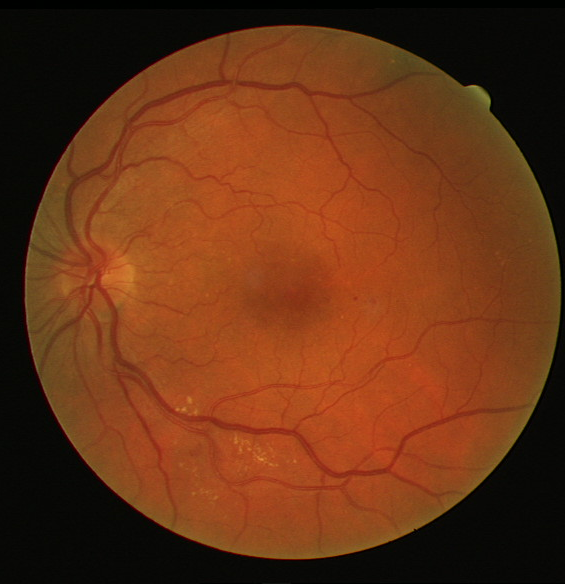
#> input picture 03.png, 565 x 584 px, found by its file name
$ python clahe.py
#> lines starting #> are read from the running program, lines starting #| are printed output that depends on the picture
import cv2
import os

#CLAHE on One image

path = "/content/drive/MyDrive/mémoire/fond d'oeil drive/fond/03.png"
img = cv2.imread(path)
#> img is the input picture: shape (584, 565, 3); mean B, G, R 21.5, 51, 103.5
#clahe
clahe = cv2.createCLAHE(clipLimit=3., tileGridSize=(1,1))
#print(img)
#lab = cv2.cvtColor(img, cv2.COLOR_BGR2RGB)
lab = cv2.cvtColor(img, cv2.COLOR_BGR2LAB)  # convert from BGR to LAB color space
#> lab: shape (584, 565, 3); mean of channels 0, 1, 2 70.7, 147.9, 154.9
#img2 = cv2.cvtColor(lab, cv2.COLOR_LAB2BGR)
l, a, b = cv2.split(lab)  # split on 3 different channels
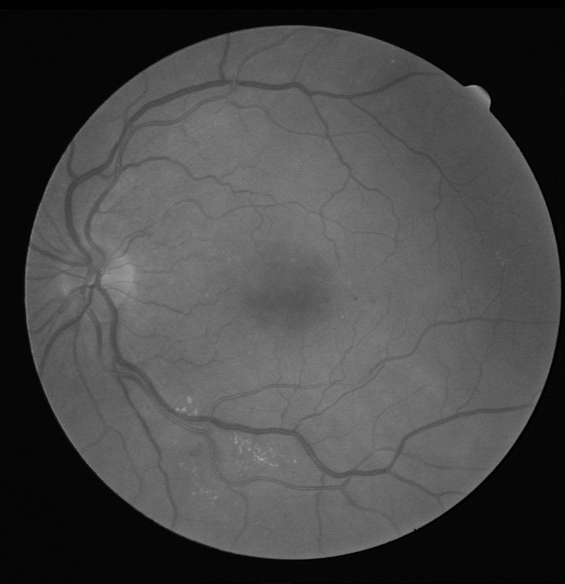
#> l: shape (584, 565); min 0, max 167, mean 70.7
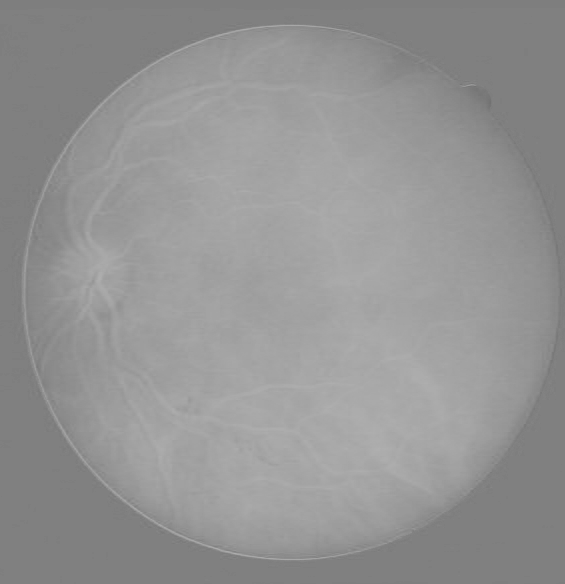
#> a: shape (584, 565); min 114, max 176, mean 147.9
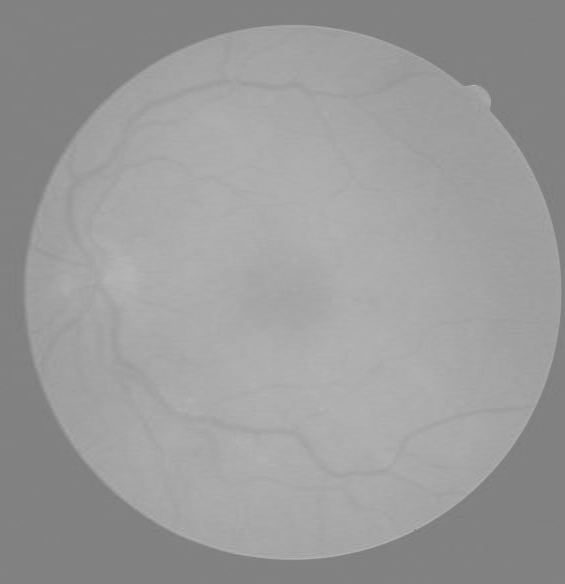
#> b: shape (584, 565); min 120, max 181, mean 154.9
l2 = clahe.apply(l)  # apply CLAHE to the L-channel
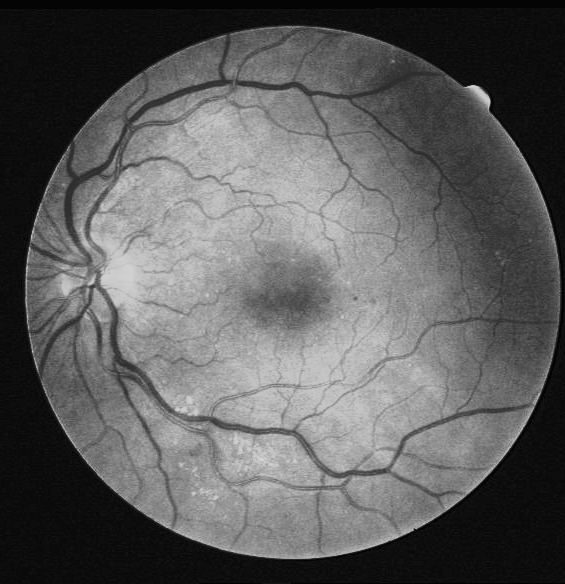
#> l2: shape (584, 565); min 1, max 217, mean 92.9
lab = cv2.merge((l2,a,b))  # merge channels
#> lab: shape (584, 565, 3); mean of channels 0, 1, 2 92.9, 147.9, 154.9
img2 = cv2.cvtColor(lab, cv2.COLOR_LAB2BGR)  # convert from LAB to BGR
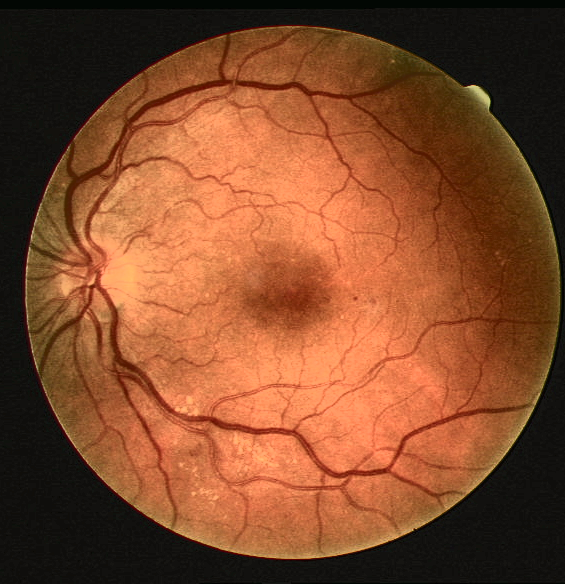
#> img2: shape (584, 565, 3); mean B, G, R 43, 74, 129.8
#fig, ax = plt.subplots()
#ax.imshow(img2, cmap=plt.cm.gray)
cv2.imwrite("/content/drive/MyDrive/01clahe.png",img2)
#CLAHE loop
path = "/content/drive/MyDrive/ODIR/pathologiques1920-893/patho/"
#> (the run stopped early here; a loop or call above may not have finished)

$ run again, with 01.png copied over 03.png
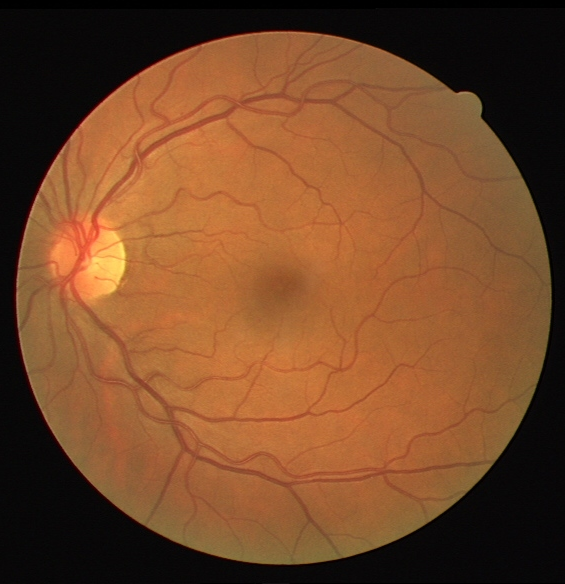
#> input picture 01.png, 565 x 584 px, found by its file name
#> img is the input picture: shape (584, 565, 3); mean B, G, R 40.9, 72.7, 117.9
#> `l2 = clahe.apply(l)`:
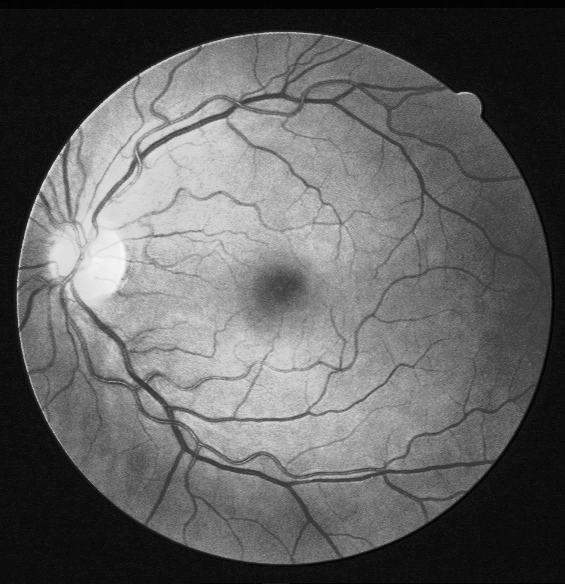
#> l2: shape (584, 565); min 3, max 246, mean 97.3
#> `img2 = cv2.cvtColor(lab, cv2.COLOR_LAB2BGR)`:
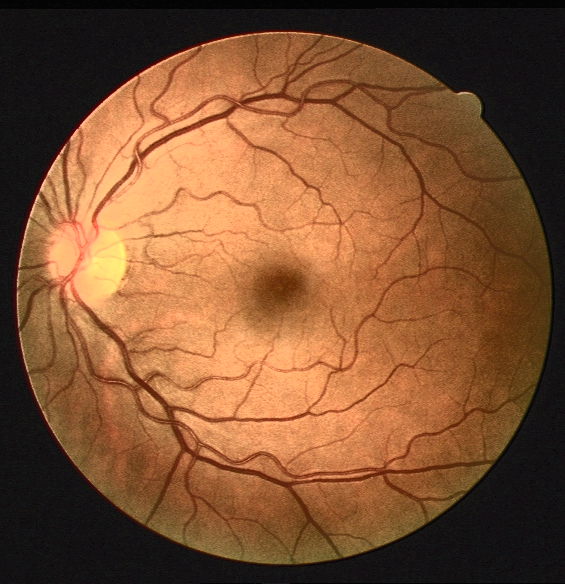
#> img2: shape (584, 565, 3); mean B, G, R 50.2, 82.3, 127.3

$ run again, with 02.png copied over 03.png
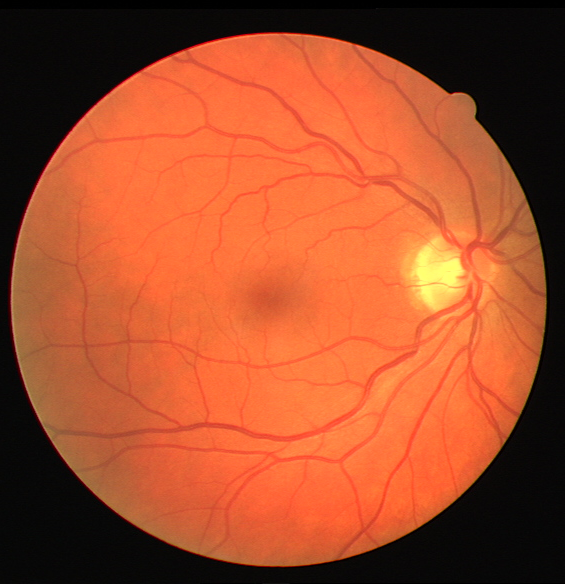
#> input picture 02.png, 565 x 584 px, found by its file name
#> img is the input picture: shape (584, 565, 3); mean B, G, R 43.3, 77.4, 163.5
#> `l2 = clahe.apply(l)`:
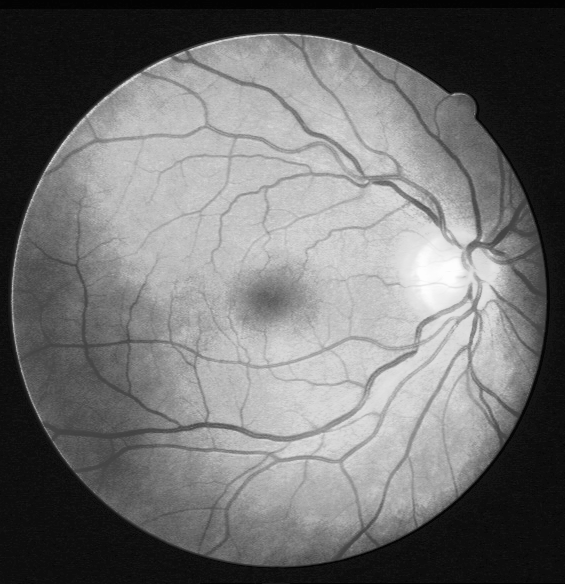
#> l2: shape (584, 565); min 3, max 253, mean 112.8
#> `img2 = cv2.cvtColor(lab, cv2.COLOR_LAB2BGR)`:
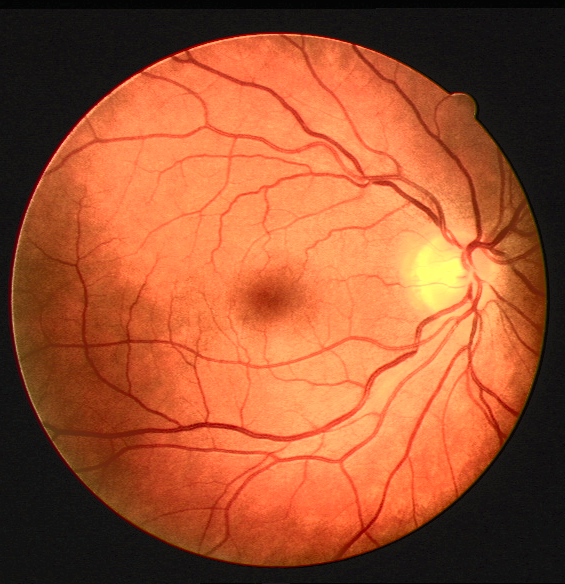
#> img2: shape (584, 565, 3); mean B, G, R 49, 83.3, 158.6

$ run again, with 04.png copied over 03.png
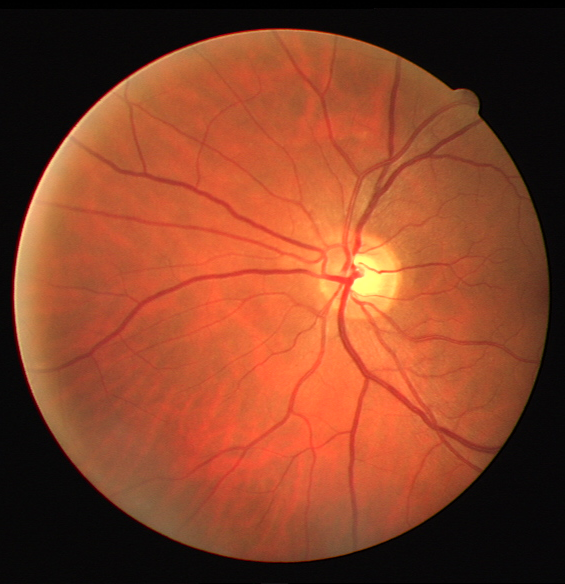
#> input picture 04.png, 565 x 584 px, found by its file name
#> img is the input picture: shape (584, 565, 3); mean B, G, R 39.8, 65.8, 134.2
#> `l2 = clahe.apply(l)`:
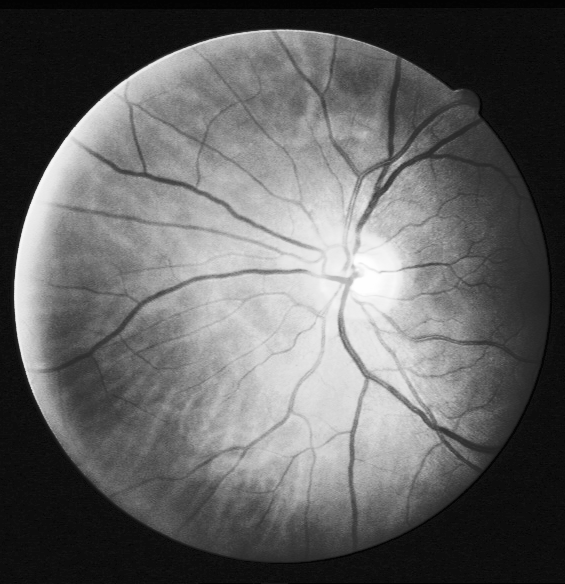
#> l2: shape (584, 565); min 3, max 254, mean 99.1
#> `img2 = cv2.cvtColor(lab, cv2.COLOR_LAB2BGR)`:
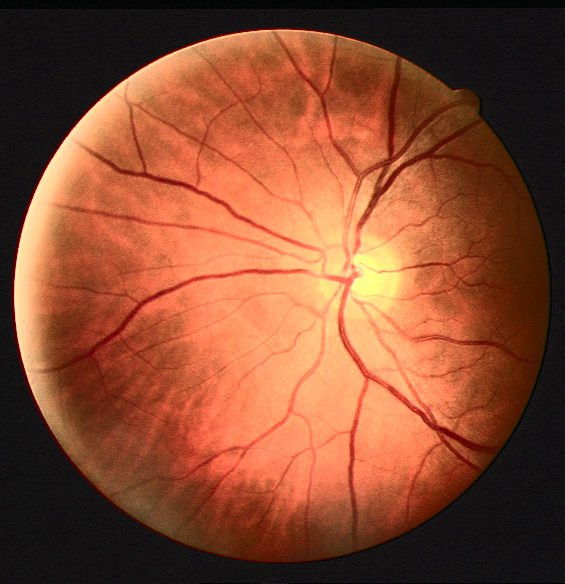
#> img2: shape (584, 565, 3); mean B, G, R 49.2, 75.8, 137.4
